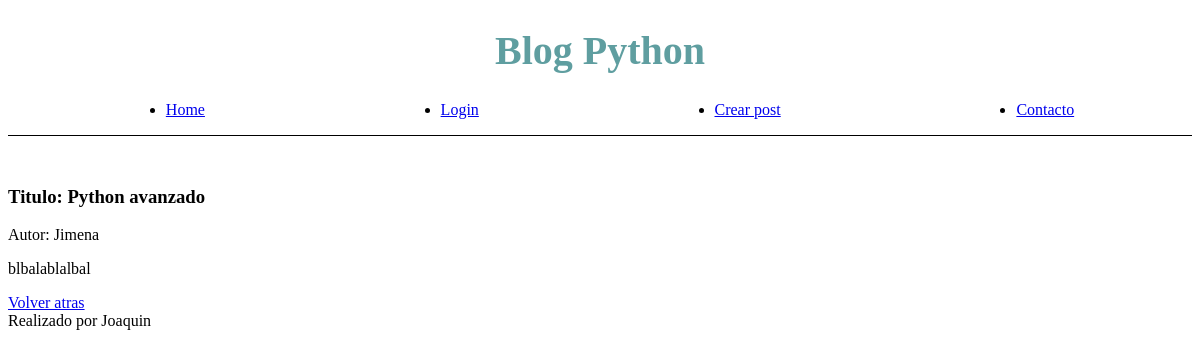
Screenshot of /post/2 with the database file from the repository.
### tables this page shows
CREATE TABLE posts (
    id INTEGER PRIMARY KEY AUTOINCREMENT,
    autor TEXT NOT NULL,
    titulo TEXT NOT NULL,
    contenido TEXT NOT NULL
);

### main.py (the view)
@app.route('/post/<id>')
def post_id(id):
    conn = get_db_connection()
    query = conn.execute("SELECT * FROM posts WHERE posts.id == ?", id)
    post = query.fetchone()
    conn.close()
    if post:
        return render_template("post.html", post=post)
    return redirect('/')

### main.py (called while the page is built)
def get_db_connection():
    conn = sqlite3.connect('blog.db')
    conn.row_factory = sqlite3.Row
    return conn

### templates/post.html (shortened to what this page needs)
{% extends "base.html" %}
{% block head %}
    <link rel="stylesheet" type="text/css" href="{{ url_for('static', filename='css/home.css') }}">
{% endblock %}
{% block main %}
    <div>
        <h3>Titulo: {{ post.titulo }}</h3>
        <p>Autor: {{ post.autor }}</p>
    </div>
    <div>
        <p>{{ post.contenido }}</p>
    </div>
    <a href="/">Volver atras</a>
{% endblock %}

### rows the page displays
posts: titulo "Python avanzado", autor "Jimena", contenido "blbalablalbal"
